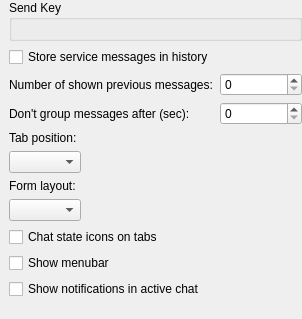
<?xml version="1.0" encoding="UTF-8"?>
<ui version="4.0">
 <class>TabbedChatBehavior</class>
 <widget class="QWidget" name="TabbedChatBehavior">
  <property name="geometry">
   <rect>
    <x>0</x>
    <y>0</y>
    <width>302</width>
    <height>319</height>
   </rect>
  </property>
  <property name="windowTitle">
   <string>Form</string>
  </property>
  <layout class="QFormLayout" name="formLayout">
   <property name="rowWrapPolicy">
    <enum>QFormLayout::WrapLongRows</enum>
   </property>
   <property name="labelAlignment">
    <set>Qt::AlignLeading|Qt::AlignLeft|Qt::AlignVCenter</set>
   </property>
   <property name="leftMargin">
    <number>9</number>
   </property>
   <property name="topMargin">
    <number>0</number>
   </property>
   <property name="rightMargin">
    <number>0</number>
   </property>
   <property name="bottomMargin">
    <number>0</number>
   </property>
   <item row="1" column="0">
    <widget class="QCheckBox" name="storeBox">
     <property name="text">
      <string>Store service messages in history</string>
     </property>
    </widget>
   </item>
   <item row="2" column="0">
    <widget class="QLabel" name="label">
     <property name="toolTip">
      <string>Number of previous messages shown in new chats</string>
     </property>
     <property name="text">
      <string>Number of shown previous messages:</string>
     </property>
    </widget>
   </item>
   <item row="2" column="1">
    <widget class="QSpinBox" name="recentBox"/>
   </item>
   <item row="3" column="0">
    <widget class="QLabel" name="label_2">
     <property name="text">
      <string>Don't group messages after (sec):</string>
     </property>
    </widget>
   </item>
   <item row="3" column="1">
    <widget class="QSpinBox" name="groupUntil">
     <property name="maximum">
      <number>10000</number>
     </property>
    </widget>
   </item>
   <item row="4" column="0">
    <widget class="QLabel" name="label_3">
     <property name="text">
      <string>Tab position:</string>
     </property>
    </widget>
   </item>
   <item row="5" column="0">
    <widget class="QComboBox" name="tabPositionBox"/>
   </item>
   <item row="6" column="0">
    <widget class="QLabel" name="label_4">
     <property name="text">
      <string>Form layout:</string>
     </property>
    </widget>
   </item>
   <item row="7" column="0">
    <widget class="QComboBox" name="formLayoutBox"/>
   </item>
   <item row="8" column="0">
    <widget class="QCheckBox" name="stateBox">
     <property name="text">
      <string>Chat state icons on tabs</string>
     </property>
    </widget>
   </item>
   <item row="9" column="0">
    <widget class="QCheckBox" name="menuBox">
     <property name="text">
      <string>Show menubar</string>
     </property>
    </widget>
   </item>
   <item row="0" column="0" colspan="2">
    <widget class="QGroupBox" name="groupBox">
     <property name="sizePolicy">
      <sizepolicy hsizetype="Preferred" vsizetype="Preferred">
       <horstretch>0</horstretch>
       <verstretch>0</verstretch>
      </sizepolicy>
     </property>
     <property name="title">
      <string>Send Key</string>
     </property>
     <layout class="QGridLayout" name="gridLayout_2"/>
    </widget>
   </item>
   <item row="10" column="0">
    <widget class="QCheckBox" name="notifyBox">
     <property name="text">
      <string>Show notifications in active chat</string>
     </property>
    </widget>
   </item>
  </layout>
 </widget>
 <resources/>
 <connections/>
</ui>
